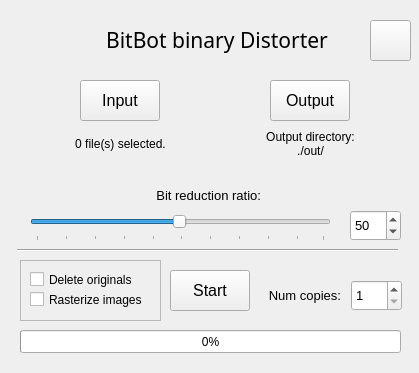
<?xml version="1.0" encoding="UTF-8"?>
<ui version="4.0">
 <class>GUI</class>
 <widget class="QWidget" name="GUI">
  <property name="geometry">
   <rect>
    <x>0</x>
    <y>0</y>
    <width>419</width>
    <height>373</height>
   </rect>
  </property>
  <property name="sizePolicy">
   <sizepolicy hsizetype="Fixed" vsizetype="Fixed">
    <horstretch>0</horstretch>
    <verstretch>0</verstretch>
   </sizepolicy>
  </property>
  <property name="minimumSize">
   <size>
    <width>419</width>
    <height>373</height>
   </size>
  </property>
  <property name="maximumSize">
   <size>
    <width>419</width>
    <height>373</height>
   </size>
  </property>
  <property name="windowTitle">
   <string>BITBOT GUI</string>
  </property>
  <property name="windowIcon">
   <iconset>
    <normaloff>bitbot-logo.png</normaloff>bitbot-logo.png</iconset>
  </property>
  <widget class="QPushButton" name="start_button">
   <property name="geometry">
    <rect>
     <x>170</x>
     <y>270</y>
     <width>80</width>
     <height>41</height>
    </rect>
   </property>
   <property name="font">
    <font>
     <pointsize>12</pointsize>
    </font>
   </property>
   <property name="cursor">
    <cursorShape>PointingHandCursor</cursorShape>
   </property>
   <property name="toolTip">
    <string>&lt;html&gt;&lt;head/&gt;&lt;body&gt;&lt;p&gt;&lt;span style=&quot; font-size:8pt;&quot;&gt;Begin execution of binary distortion.&lt;/span&gt;&lt;/p&gt;&lt;/body&gt;&lt;/html&gt;</string>
   </property>
   <property name="text">
    <string>Start</string>
   </property>
  </widget>
  <widget class="QLabel" name="label_main">
   <property name="geometry">
    <rect>
     <x>70</x>
     <y>20</y>
     <width>291</width>
     <height>41</height>
    </rect>
   </property>
   <property name="font">
    <font>
     <family>Monad</family>
    </font>
   </property>
   <property name="styleSheet">
    <string notr="true">QLabel{
	color:black;
	padding: 5px 5px 5px 5px;
	text-align: center;
}</string>
   </property>
   <property name="text">
    <string>&lt;html&gt;&lt;head/&gt;&lt;body&gt;&lt;p align=&quot;center&quot;&gt;&lt;span style=&quot; font-size:16pt;&quot;&gt;BitBot binary Distorter&lt;/span&gt;&lt;/p&gt;&lt;/body&gt;&lt;/html&gt;</string>
   </property>
  </widget>
  <widget class="QProgressBar" name="progressBar">
   <property name="geometry">
    <rect>
     <x>20</x>
     <y>330</y>
     <width>381</width>
     <height>23</height>
    </rect>
   </property>
   <property name="value">
    <number>0</number>
   </property>
  </widget>
  <widget class="QSpinBox" name="num_copies">
   <property name="geometry">
    <rect>
     <x>351</x>
     <y>280</y>
     <width>51</width>
     <height>31</height>
    </rect>
   </property>
   <property name="font">
    <font>
     <pointsize>10</pointsize>
    </font>
   </property>
   <property name="toolTip">
    <string>&lt;html&gt;&lt;head/&gt;&lt;body&gt;&lt;p&gt;&lt;span style=&quot; font-size:8pt;&quot;&gt;Number of copies of each file to create.&lt;/span&gt;&lt;/p&gt;&lt;/body&gt;&lt;/html&gt;</string>
   </property>
   <property name="minimum">
    <number>1</number>
   </property>
   <property name="maximum">
    <number>20</number>
   </property>
  </widget>
  <widget class="QLabel" name="label_num_copies">
   <property name="geometry">
    <rect>
     <x>250</x>
     <y>280</y>
     <width>91</width>
     <height>31</height>
    </rect>
   </property>
   <property name="text">
    <string>&lt;html&gt;&lt;head/&gt;&lt;body&gt;&lt;p align=&quot;right&quot;&gt;&lt;span style=&quot; font-size:10pt;&quot;&gt;Num copies:&lt;/span&gt;&lt;/p&gt;&lt;/body&gt;&lt;/html&gt;</string>
   </property>
  </widget>
  <widget class="QSlider" name="bit_ratio_slider">
   <property name="geometry">
    <rect>
     <x>30</x>
     <y>210</y>
     <width>301</width>
     <height>31</height>
    </rect>
   </property>
   <property name="toolTip">
    <string>&lt;html&gt;&lt;head/&gt;&lt;body&gt;&lt;p&gt;Percent of binary information that will be retained after execution.&lt;/p&gt;&lt;/body&gt;&lt;/html&gt;</string>
   </property>
   <property name="styleSheet">
    <string notr="true">QSlider {
	color:black;
	border: solid black 1px;
}</string>
   </property>
   <property name="minimum">
    <number>1</number>
   </property>
   <property name="maximum">
    <number>100</number>
   </property>
   <property name="value">
    <number>50</number>
   </property>
   <property name="orientation">
    <enum>Qt::Horizontal</enum>
   </property>
   <property name="tickPosition">
    <enum>QSlider::TicksBelow</enum>
   </property>
  </widget>
  <widget class="QSpinBox" name="bit_depth_counter">
   <property name="geometry">
    <rect>
     <x>350</x>
     <y>210</y>
     <width>51</width>
     <height>31</height>
    </rect>
   </property>
   <property name="font">
    <font>
     <pointsize>10</pointsize>
    </font>
   </property>
   <property name="toolTip">
    <string>&lt;html&gt;&lt;head/&gt;&lt;body&gt;&lt;p&gt;&lt;span style=&quot; font-size:8pt;&quot;&gt;Percent of binary information that will be retained after execution.&lt;/span&gt;&lt;/p&gt;&lt;/body&gt;&lt;/html&gt;</string>
   </property>
   <property name="minimum">
    <number>1</number>
   </property>
   <property name="maximum">
    <number>100</number>
   </property>
   <property name="value">
    <number>50</number>
   </property>
  </widget>
  <widget class="QLabel" name="label_num_copies_2">
   <property name="geometry">
    <rect>
     <x>150</x>
     <y>180</y>
     <width>121</width>
     <height>31</height>
    </rect>
   </property>
   <property name="text">
    <string>&lt;html&gt;&lt;head/&gt;&lt;body&gt;&lt;p align=&quot;center&quot;&gt;&lt;span style=&quot; font-size:10pt;&quot;&gt;Bit reduction ratio: &lt;/span&gt;&lt;/p&gt;&lt;/body&gt;&lt;/html&gt;</string>
   </property>
  </widget>
  <widget class="QPushButton" name="input_button">
   <property name="geometry">
    <rect>
     <x>80</x>
     <y>80</y>
     <width>80</width>
     <height>41</height>
    </rect>
   </property>
   <property name="font">
    <font>
     <pointsize>12</pointsize>
    </font>
   </property>
   <property name="cursor">
    <cursorShape>PointingHandCursor</cursorShape>
   </property>
   <property name="toolTip">
    <string>&lt;html&gt;&lt;head/&gt;&lt;body&gt;&lt;p&gt;&lt;span style=&quot; font-size:8pt;&quot;&gt;Select input files.&lt;/span&gt;&lt;/p&gt;&lt;/body&gt;&lt;/html&gt;</string>
   </property>
   <property name="text">
    <string>Input</string>
   </property>
  </widget>
  <widget class="QPushButton" name="input_button_2">
   <property name="geometry">
    <rect>
     <x>270</x>
     <y>80</y>
     <width>80</width>
     <height>41</height>
    </rect>
   </property>
   <property name="font">
    <font>
     <pointsize>12</pointsize>
    </font>
   </property>
   <property name="cursor">
    <cursorShape>PointingHandCursor</cursorShape>
   </property>
   <property name="toolTip">
    <string>&lt;html&gt;&lt;head/&gt;&lt;body&gt;&lt;p&gt;&lt;span style=&quot; font-size:8pt;&quot;&gt;Select output directory.&lt;/span&gt;&lt;/p&gt;&lt;/body&gt;&lt;/html&gt;</string>
   </property>
   <property name="text">
    <string>Output</string>
   </property>
  </widget>
  <widget class="QLabel" name="label">
   <property name="geometry">
    <rect>
     <x>60</x>
     <y>129</y>
     <width>121</width>
     <height>31</height>
    </rect>
   </property>
   <property name="text">
    <string>&lt;html&gt;&lt;head/&gt;&lt;body&gt;&lt;p align=&quot;center&quot;&gt;0 file(s) selected.&lt;/p&gt;&lt;/body&gt;&lt;/html&gt;</string>
   </property>
  </widget>
  <widget class="QFrame" name="frame">
   <property name="geometry">
    <rect>
     <x>20</x>
     <y>260</y>
     <width>141</width>
     <height>61</height>
    </rect>
   </property>
   <property name="frameShape">
    <enum>QFrame::StyledPanel</enum>
   </property>
   <property name="frameShadow">
    <enum>QFrame::Raised</enum>
   </property>
   <widget class="QCheckBox" name="checkBox">
    <property name="geometry">
     <rect>
      <x>10</x>
      <y>10</y>
      <width>121</width>
      <height>19</height>
     </rect>
    </property>
    <property name="cursor">
     <cursorShape>PointingHandCursor</cursorShape>
    </property>
    <property name="text">
     <string>Delete originals</string>
    </property>
   </widget>
   <widget class="QCheckBox" name="checkBox_2">
    <property name="geometry">
     <rect>
      <x>10</x>
      <y>30</y>
      <width>121</width>
      <height>19</height>
     </rect>
    </property>
    <property name="cursor">
     <cursorShape>PointingHandCursor</cursorShape>
    </property>
    <property name="toolTip">
     <string>&lt;html&gt;&lt;head/&gt;&lt;body&gt;&lt;p&gt;Attempt to rasterize distorted images into proper files. Success is not guaranteed!&lt;/p&gt;&lt;/body&gt;&lt;/html&gt;</string>
    </property>
    <property name="text">
     <string>Rasterize images</string>
    </property>
   </widget>
  </widget>
  <widget class="QLabel" name="label_2">
   <property name="geometry">
    <rect>
     <x>250</x>
     <y>129</y>
     <width>121</width>
     <height>31</height>
    </rect>
   </property>
   <property name="text">
    <string>&lt;html&gt;&lt;head/&gt;&lt;body&gt;&lt;p align=&quot;center&quot;&gt;Output directory:&lt;br/&gt;./out/&lt;/p&gt;&lt;/body&gt;&lt;/html&gt;</string>
   </property>
  </widget>
  <widget class="Line" name="line">
   <property name="geometry">
    <rect>
     <x>17</x>
     <y>240</y>
     <width>381</width>
     <height>20</height>
    </rect>
   </property>
   <property name="orientation">
    <enum>Qt::Horizontal</enum>
   </property>
  </widget>
  <widget class="QPushButton" name="src_btn">
   <property name="geometry">
    <rect>
     <x>370</x>
     <y>20</y>
     <width>41</width>
     <height>41</height>
    </rect>
   </property>
   <property name="cursor">
    <cursorShape>PointingHandCursor</cursorShape>
   </property>
   <property name="toolTip">
    <string>&lt;html&gt;&lt;head/&gt;&lt;body&gt;&lt;p&gt;View source&lt;/p&gt;&lt;/body&gt;&lt;/html&gt;</string>
   </property>
   <property name="text">
    <string/>
   </property>
   <property name="icon">
    <iconset>
     <normaloff>git-logo.png</normaloff>git-logo.png</iconset>
   </property>
  </widget>
  <action name="action_Start">
   <property name="text">
    <string>Start</string>
   </property>
  </action>
  <action name="actionOpen_Source_Repository">
   <property name="text">
    <string>Open Source Repository</string>
   </property>
  </action>
 </widget>
 <resources/>
 <connections>
  <connection>
   <sender>bit_ratio_slider</sender>
   <signal>valueChanged(int)</signal>
   <receiver>bit_depth_counter</receiver>
   <slot>setValue(int)</slot>
   <hints>
    <hint type="sourcelabel">
     <x>255</x>
     <y>231</y>
    </hint>
    <hint type="destinationlabel">
     <x>375</x>
     <y>231</y>
    </hint>
   </hints>
  </connection>
  <connection>
   <sender>bit_depth_counter</sender>
   <signal>valueChanged(int)</signal>
   <receiver>bit_ratio_slider</receiver>
   <slot>setValue(int)</slot>
   <hints>
    <hint type="sourcelabel">
     <x>363</x>
     <y>217</y>
    </hint>
    <hint type="destinationlabel">
     <x>300</x>
     <y>217</y>
    </hint>
   </hints>
  </connection>
  <connection>
   <sender>start_button</sender>
   <signal>clicked()</signal>
   <receiver>action_Start</receiver>
   <slot>trigger()</slot>
   <hints>
    <hint type="sourcelabel">
     <x>221</x>
     <y>284</y>
    </hint>
    <hint type="destinationlabel">
     <x>245</x>
     <y>294</y>
    </hint>
   </hints>
  </connection>
 </connections>
</ui>
